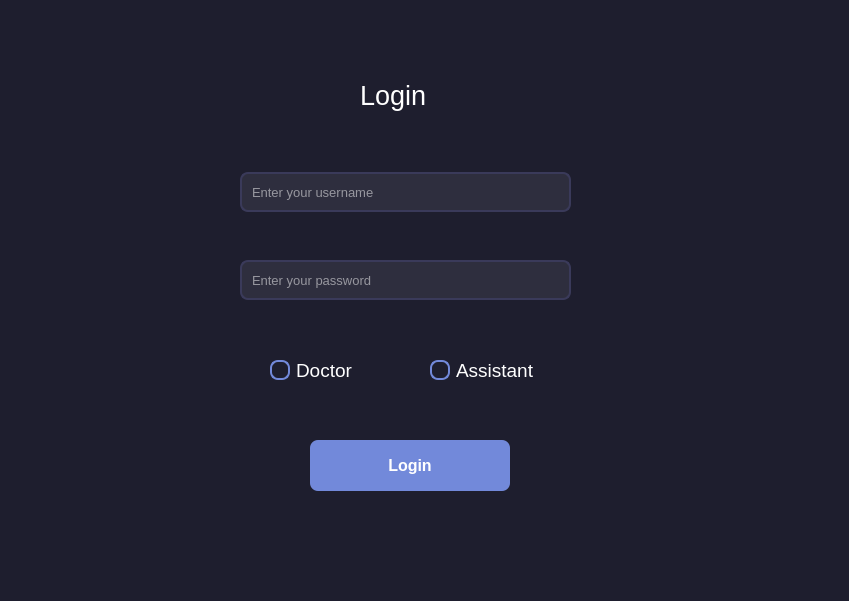
<?xml version="1.0" encoding="UTF-8"?>
<ui version="4.0">
 <class>Form</class>
 <widget class="QWidget" name="Form">
  <property name="geometry">
   <rect>
    <x>0</x>
    <y>0</y>
    <width>849</width>
    <height>601</height>
   </rect>
  </property>
  <property name="font">
   <font>
    <family>Segoe UI</family>
    <pointsize>14</pointsize>
   </font>
  </property>
  <property name="windowTitle">
   <string>Clinic Management System</string>
  </property>
  <property name="windowIcon">
   <iconset>
    <normaloff>Icons/clinic_logo.png</normaloff>Icons/clinic_logo.png</iconset>
  </property>
  <property name="styleSheet">
   <string notr="true">QWidget {
    background-color: #1E1E2E;
    color: #FFFFFF;
    font-family: 'Segoe UI', sans-serif;
}

/* تحسينات لحقل الإدخال */
QLineEdit {
    background-color: #2E2E3E;
    border: 2px solid #3A3A5A;
    border-radius: 8px;
    padding: 8px;
    color: #FFFFFF;
    selection-background-color: #5A5A8E;
}

QLineEdit:focus {
    border: 2px solid #7289DA;
}

/* تحسينات للأزرار */
QPushButton {
    background-color: #7289DA;
    border-radius: 8px;
    padding: 10px;
    color: #FFFFFF;
    font-weight: bold;
}

QPushButton:hover {
    background-color: #5A6DBA;
}

QPushButton:pressed {
    background-color: #404E8E;
}

/* تحسينات لأزرار الاختيار */
QRadioButton {
    color: #FFFFFF;
}

QRadioButton::indicator {
    width: 16px;
    height: 16px;
    border-radius: 8px;
    border: 2px solid #7289DA;
    background-color: transparent;
}

QRadioButton::indicator:checked {
    background-color: #7289DA;
}

/* تحسينات لعنصر التسمية */
QLabel {
    color: #FFFFFF;
}

QLabel#error {
    color: #FF5C5C;
}
</string>
  </property>
  <widget class="QWidget" name="widget" native="true">
   <property name="geometry">
    <rect>
     <x>160</x>
     <y>20</y>
     <width>521</width>
     <height>521</height>
    </rect>
   </property>
   <property name="font">
    <font>
     <family>Segoe UI</family>
    </font>
   </property>
   <property name="styleSheet">
    <string notr="true"/>
   </property>
   <widget class="QLineEdit" name="lineEdit_username">
    <property name="geometry">
     <rect>
      <x>80</x>
      <y>152</y>
      <width>331</width>
      <height>40</height>
     </rect>
    </property>
    <property name="font">
     <font>
      <family>Segoe UI</family>
      <pointsize>10</pointsize>
     </font>
    </property>
    <property name="styleSheet">
     <string notr="true"/>
    </property>
    <property name="maxLength">
     <number>27</number>
    </property>
    <property name="frame">
     <bool>false</bool>
    </property>
    <property name="placeholderText">
     <string>Enter your username</string>
    </property>
   </widget>
   <widget class="QLineEdit" name="lineEdit_password">
    <property name="geometry">
     <rect>
      <x>80</x>
      <y>240</y>
      <width>331</width>
      <height>40</height>
     </rect>
    </property>
    <property name="font">
     <font>
      <family>Segoe UI</family>
      <pointsize>10</pointsize>
     </font>
    </property>
    <property name="styleSheet">
     <string notr="true"/>
    </property>
    <property name="maxLength">
     <number>27</number>
    </property>
    <property name="frame">
     <bool>false</bool>
    </property>
    <property name="echoMode">
     <enum>QLineEdit::Password</enum>
    </property>
    <property name="readOnly">
     <bool>false</bool>
    </property>
    <property name="placeholderText">
     <string>Enter your password</string>
    </property>
   </widget>
   <widget class="QPushButton" name="pushButton_login">
    <property name="geometry">
     <rect>
      <x>150</x>
      <y>420</y>
      <width>200</width>
      <height>51</height>
     </rect>
    </property>
    <property name="font">
     <font>
      <family>Segoe UI</family>
      <pointsize>12</pointsize>
      <weight>75</weight>
      <bold>true</bold>
     </font>
    </property>
    <property name="styleSheet">
     <string notr="true"/>
    </property>
    <property name="text">
     <string>Login</string>
    </property>
    <property name="shortcut">
     <string>Return</string>
    </property>
    <property name="flat">
     <bool>false</bool>
    </property>
   </widget>
   <widget class="QRadioButton" name="radioButton_doctor">
    <property name="geometry">
     <rect>
      <x>110</x>
      <y>340</y>
      <width>95</width>
      <height>20</height>
     </rect>
    </property>
    <property name="font">
     <font>
      <family>Segoe UI</family>
      <pointsize>14</pointsize>
     </font>
    </property>
    <property name="styleSheet">
     <string notr="true"/>
    </property>
    <property name="text">
     <string>Doctor</string>
    </property>
   </widget>
   <widget class="QRadioButton" name="radioButton_assistant">
    <property name="geometry">
     <rect>
      <x>270</x>
      <y>340</y>
      <width>121</width>
      <height>20</height>
     </rect>
    </property>
    <property name="font">
     <font>
      <family>Segoe UI</family>
      <pointsize>14</pointsize>
     </font>
    </property>
    <property name="styleSheet">
     <string notr="true">
</string>
    </property>
    <property name="text">
     <string>Assistant</string>
    </property>
   </widget>
   <widget class="QLabel" name="label_usernameError">
    <property name="geometry">
     <rect>
      <x>80</x>
      <y>195</y>
      <width>331</width>
      <height>21</height>
     </rect>
    </property>
    <property name="font">
     <font>
      <family>Segoe UI</family>
      <pointsize>10</pointsize>
     </font>
    </property>
    <property name="styleSheet">
     <string notr="true"/>
    </property>
    <property name="text">
     <string/>
    </property>
   </widget>
   <widget class="QLabel" name="label_passwordError">
    <property name="geometry">
     <rect>
      <x>80</x>
      <y>280</y>
      <width>331</width>
      <height>21</height>
     </rect>
    </property>
    <property name="font">
     <font>
      <family>Segoe UI</family>
      <pointsize>10</pointsize>
     </font>
    </property>
    <property name="styleSheet">
     <string notr="true"/>
    </property>
    <property name="text">
     <string/>
    </property>
   </widget>
   <widget class="QLabel" name="label">
    <property name="geometry">
     <rect>
      <x>200</x>
      <y>50</y>
      <width>81</width>
      <height>51</height>
     </rect>
    </property>
    <property name="font">
     <font>
      <family>Segoe UI</family>
      <pointsize>20</pointsize>
     </font>
    </property>
    <property name="text">
     <string>Login</string>
    </property>
   </widget>
   <widget class="QPushButton" name="togglePasswordButton">
    <property name="geometry">
     <rect>
      <x>370</x>
      <y>250</y>
      <width>31</width>
      <height>21</height>
     </rect>
    </property>
    <property name="font">
     <font>
      <family>Segoe UI</family>
      <pointsize>1</pointsize>
      <weight>75</weight>
      <bold>true</bold>
     </font>
    </property>
    <property name="styleSheet">
     <string notr="true">border: none;
background: transparent;
</string>
    </property>
    <property name="text">
     <string/>
    </property>
    <property name="icon">
     <iconset>
      <normaloff>Icons/eye_closed.png</normaloff>Icons/eye_closed.png</iconset>
    </property>
    <property name="flat">
     <bool>true</bool>
    </property>
   </widget>
  </widget>
 </widget>
 <resources/>
 <connections/>
</ui>
